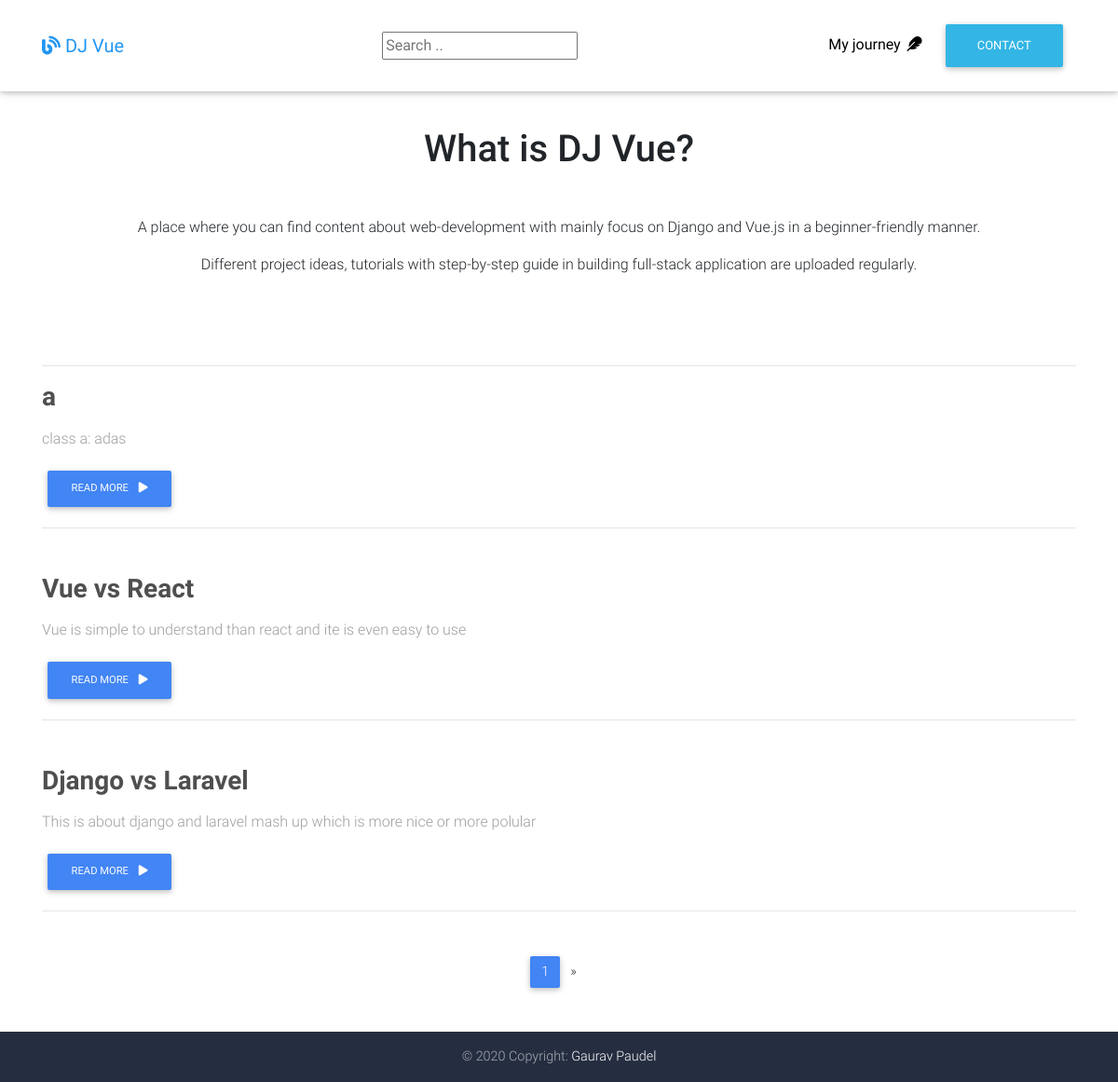
Before: / with the older database file.
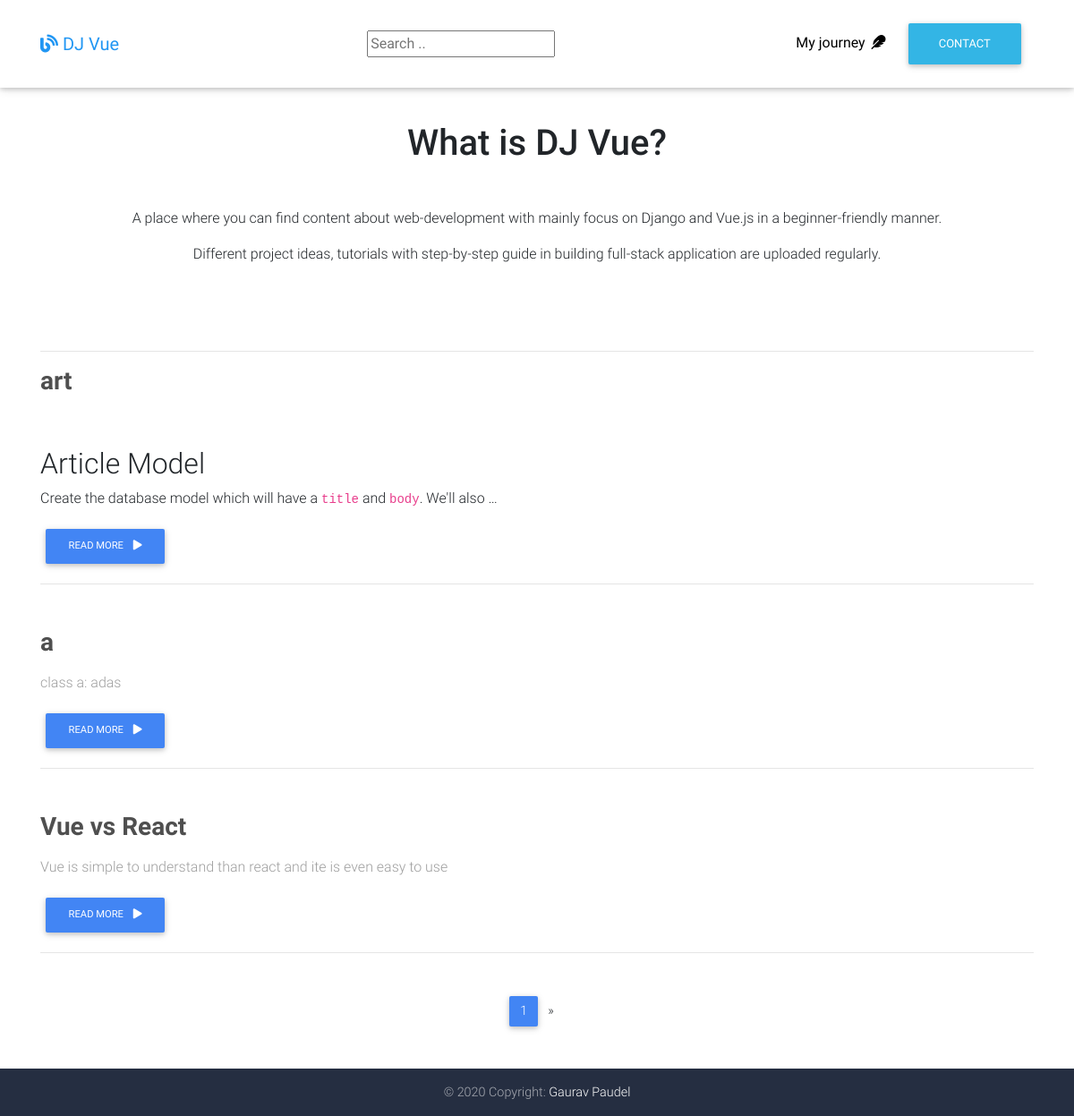
After: the same page with the newer database file.
### myblog/models.py (models this page shows, shortened)
class Post(models.Model):
    title = models.CharField(max_length = 200)
    slug = models.SlugField()
    body  = models.TextField()
    date_added = models.DateTimeField(auto_now_add  = True)
    class Meta:
        ordering = ['-date_added']

### myblog/views.py (the view)
# urls.py: path('',PostListView.as_view(),name='home'),
class PostListView(ListView):
    model = Post
    template_name='myblog/homepage.html'
    context_object_name = 'posts'
    paginate_by = 3

### myblog/templates/myblog/homepage.html (shortened to what this page needs)
{% extends 'myblog/base.html' %}
    {% block content %}
  <main class="mt-5 pt-5">
    <div class="container">
      <section class="pt-3">
        <div class="wow fadeIn">
          <h2 class="h1 text-center mb-5">What is DJ Vue?</h2>
          <p class="text-center">
           A place where you can find content about web-development with mainly focus on Django and Vue.js in a beginner-friendly manner.</p>
          <p class="text-center mb-5 pb-5">Different project ideas, tutorials with step-by-step guide in building full-stack application are uploaded regularly.</p>
        </div>
        <hr class="mb-2">
            {% for post in posts %}
                    <div class="row mt-3">
                    <div class="col">
                        <h3 class="mb-3 font-weight-bold dark-grey-text">
                        <strong>{{ post.title }}</strong>
                        </h3>
                        <p class="grey-text">{{ post.body|safe|truncatewords:15  }}</p>
                        <a href="{% url 'post_detail' post.slug %}" class="btn btn-primary btn-md">Read More
                        <i class="fas fa-play ml-2"></i>
                        </a>
                    </div>
                    </div>
                     <hr class="mb-5">
            {% endfor %}
        <nav class="d-flex justify-content-center wow fadeIn">
          <ul class="pagination pg-blue">
            <li class="page-item active">
              <a class="page-link" href="#"> {{page_obj.number}}
              </a>
            </li>
            {% if page_obj.has_next %}
            <li class="page-item">
              <a class="page-link" href="?page={{page_obj.next_page_number}}" aria-label="Next">
                <span aria-hidden="true">&raquo;</span>
              </a>
            </li>
            {% endif %}
          </ul>
        </nav>
      </section>
    </div>
  </main>
    {% endblock  %}

### myblog/templates/myblog/base.html (shortened to what this page needs)
{% load static %}
<!DOCTYPE html>
<html lang="en">
<head>
  <link rel="stylesheet" href="https://use.fontawesome.com/releases/v5.11.2/css/all.css">
  <link href="{% static 'css/bootstrap.min.css' %}" rel="stylesheet">
  <link href="{% static 'css/mdb.min.css' %}" rel="stylesheet">
  <link href="{% static 'css/style.min.css' %}" rel="stylesheet">
</head>
<body>
 <header>
  <nav class="navbar fixed-top navbar-expand-lg navbar-light white scrolling-navbar">
    <div class="container">
      <a class="navbar-brand waves-effect" href="{% url 'home'%}">
        <strong class="blue-text">
          <i class="fas fa-blog"></i>
          DJ Vue
        </strong>
      </a>
      <div class="collapse navbar-collapse" id="navbarSupportedContent">
        <ul class="navbar-nav mr-auto ml-auto">
          <li class="nav-item ">
            <form action="{% url 'search_results' %}" method="GET">
                <input type="text" name="q" placeholder="Search ..">
            </form>
          </li>
        </ul>
        <ul class="navbar-nav nav-flex-icons">
          <li class="nav-item">
            <a href="{% url 'story' %}" class="nav-link waves-effect mt-3">
              <strong>My journey</strong>
              <i class="fas fa-feather"></i>
            </a>
          </li>
          <li class="nav-item">
            <a href="https://paudelgaurav.com.np/#contact-form" class="nav-link waves-effect" target="_blank">
             <button class="btn btn-info ">Contact</button>
            </a>
          </li>
        </ul>
      </div>
    </div>
  </nav>
</header>
{% block content %}
{% endblock %}
<footer class="page-footer text-center font-small mdb-color darken-2 mt-4">
    <div class="footer-copyright py-3">
      © 2020 Copyright:
      <a href="https://paudelgaurav.com.np/" target="_blank"> Gaurav Paudel </a>
    </div>
  </footer>
</body>
</html>

Changed rows visible on the page:
no longer on this page (row unchanged): Post: title "Django vs Laravel", body "This is about django and laravel mash up which is more nice or more polular"
added Post: title "art", body "Article Model Create the database model which will have a title and body . We'll also …"
